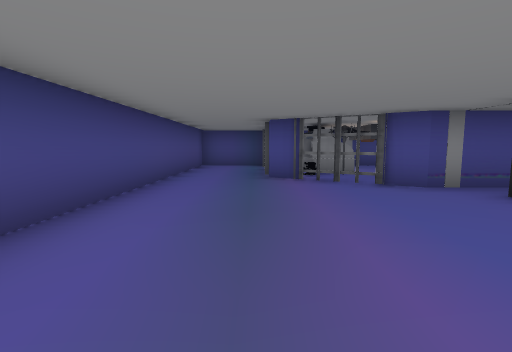
View 1 (above)

16 first-person views from a walk through a scene from a Unity 3-D project. The camera is 1.4 m above the floor, tilts 6° down and sees 85° across. Doors are open. The floor is counted in squares, 2 m on a side. Each view is taken from the middle of a square. On the plan, view 1 faces up. The plan holds only what a view shows up to about 9 squares ahead; the rest is blank. The place goes on beyond the plan. Some surface patterns are stand-ins.

View 2
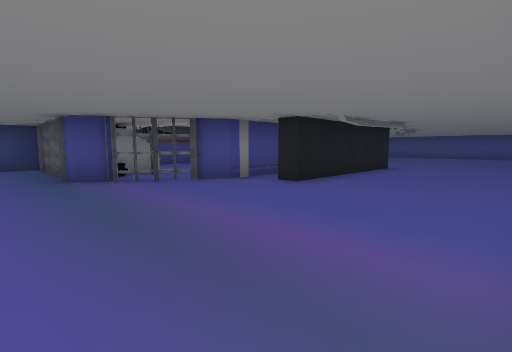

View 3
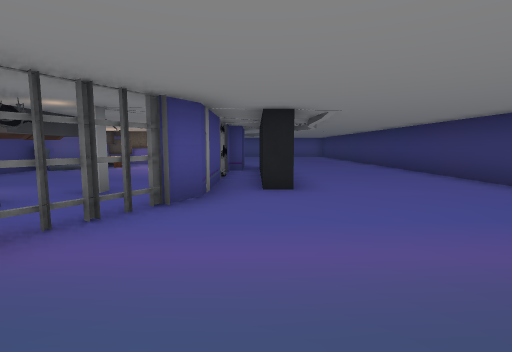

View 4
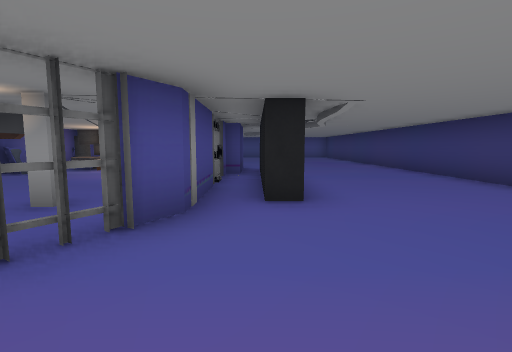

View 5
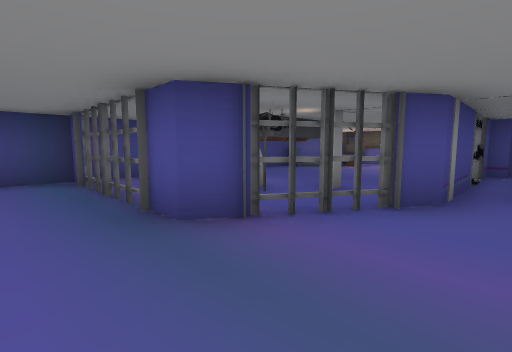

View 6
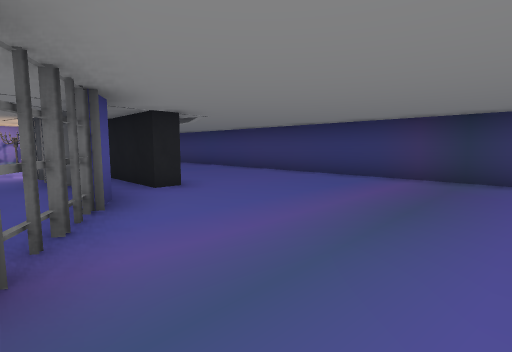

View 7
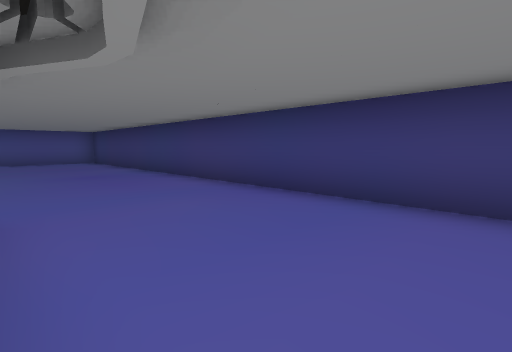

View 8
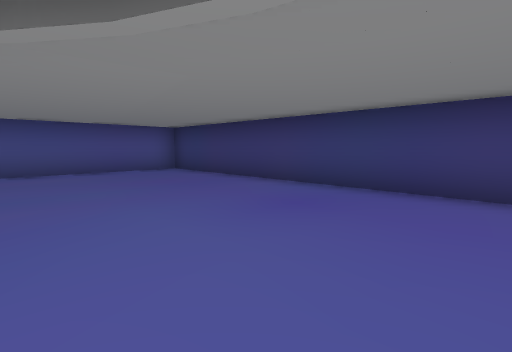

View 9
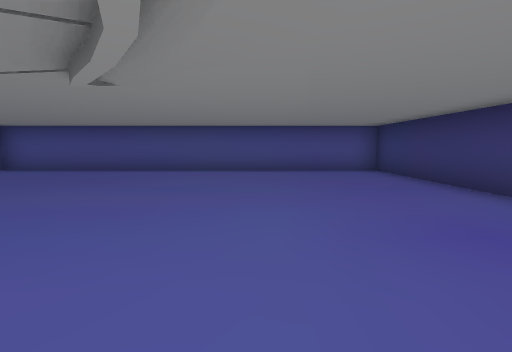

View 10
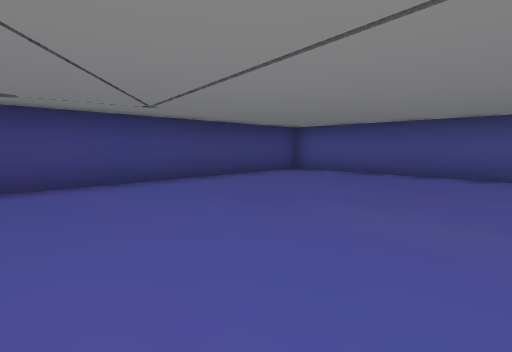

View 11
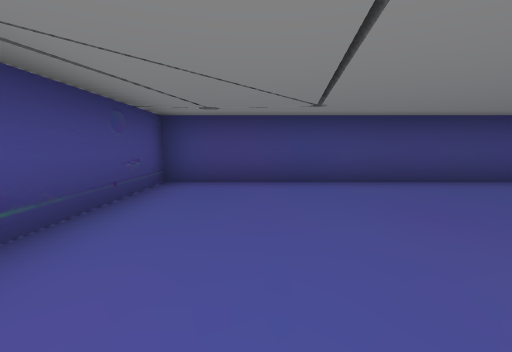

View 12
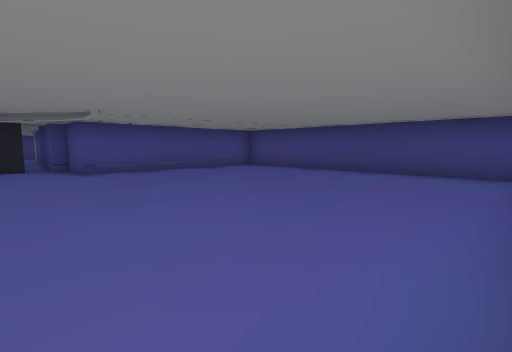

View 13
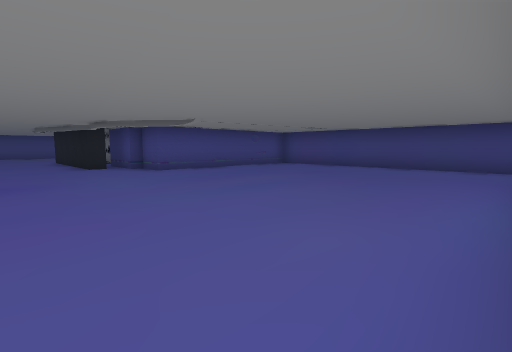

View 14
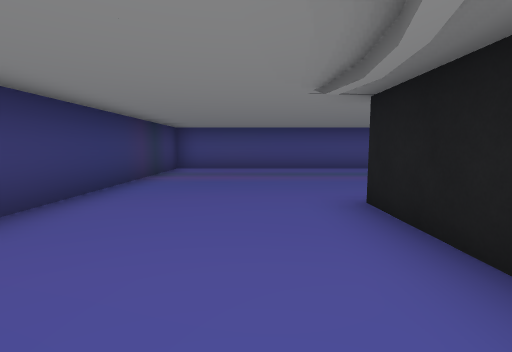

View 15
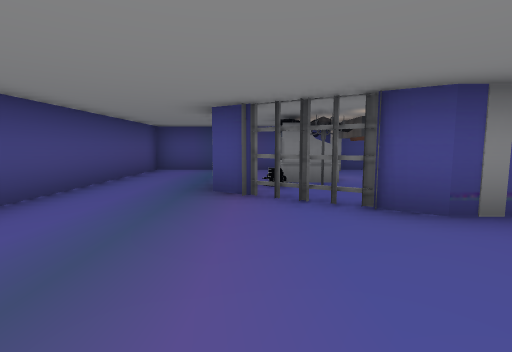

View 16
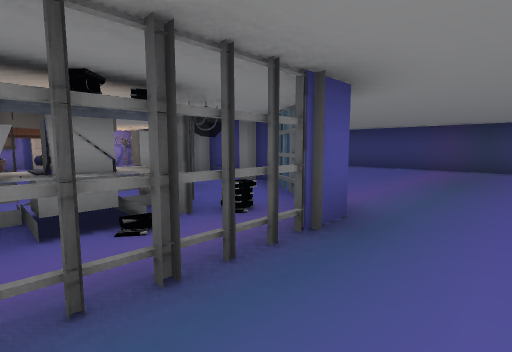

### Floor plan
Points are (right, up) in squares from view 1. A wall is a line through its corners. A room is listed if a view was taken in it or the views show most of it. See-through windows are left out.
Room 1 (views 1, 2, 3, 4, 5, 6, 7, 8, 9, 10, 11, 12, 13, 14, 15, 16)
walls: (10.2, 5) (10.2, 5.5); (7.6, 4.4) (7.1, 4.4); (7.5, 3.4) (3.6, 3.4) (3.6, 3.9) (6.8, 3.9); (10.2, 7.5) (10.2, 8.5); (4.5, 4.8) (3.5, 4.8); (10.2, 10.5) (10.2, 4.8) (9.5, 4.8); (4, 8.1) (4, 8.8); (6.5, 10.5) (6, 10.5); (2.3, 5.1) (0.3, 6.4); (1.4, 5.7) (2.2, 5.3); (1.7, 10.5) (-2, 10.5) (-2, -0.5) (18.3, -0.5) (18.3, 10.5) (10.5, 10.5); (0.3, 9.1) (0.3, 10.4)
objects: other object (1, 7); other object (2, 7); desk (2, 8) to (3, 9); pillar (3, 5); pillar (3, 6) to (3, 7); other object (3, 10); bookshelf (5, 5) to (6, 5); chair (7, 10) to (7, 11); other object (8, 9) to (9, 10); other object (9, 5)

Positions as (right, up) in squares from view 1, and headings:
1: (0, 0), facing up
2: (-1, 0), facing up-right
3: (-1, 4), facing right
4: (0, 4), facing right
5: (-1, 4), facing up-right
6: (-1, 6), facing down-right
7: (5, 3), facing down-right
8: (10, 4), facing down-right
9: (10, 3), facing right
10: (11, 5), facing up-right
11: (12, 5), facing up
12: (18, 3), facing up-left
13: (18, 1), facing up-left
14: (7, 2), facing left
15: (1, 2), facing up
16: (-1, 9), facing down-right
